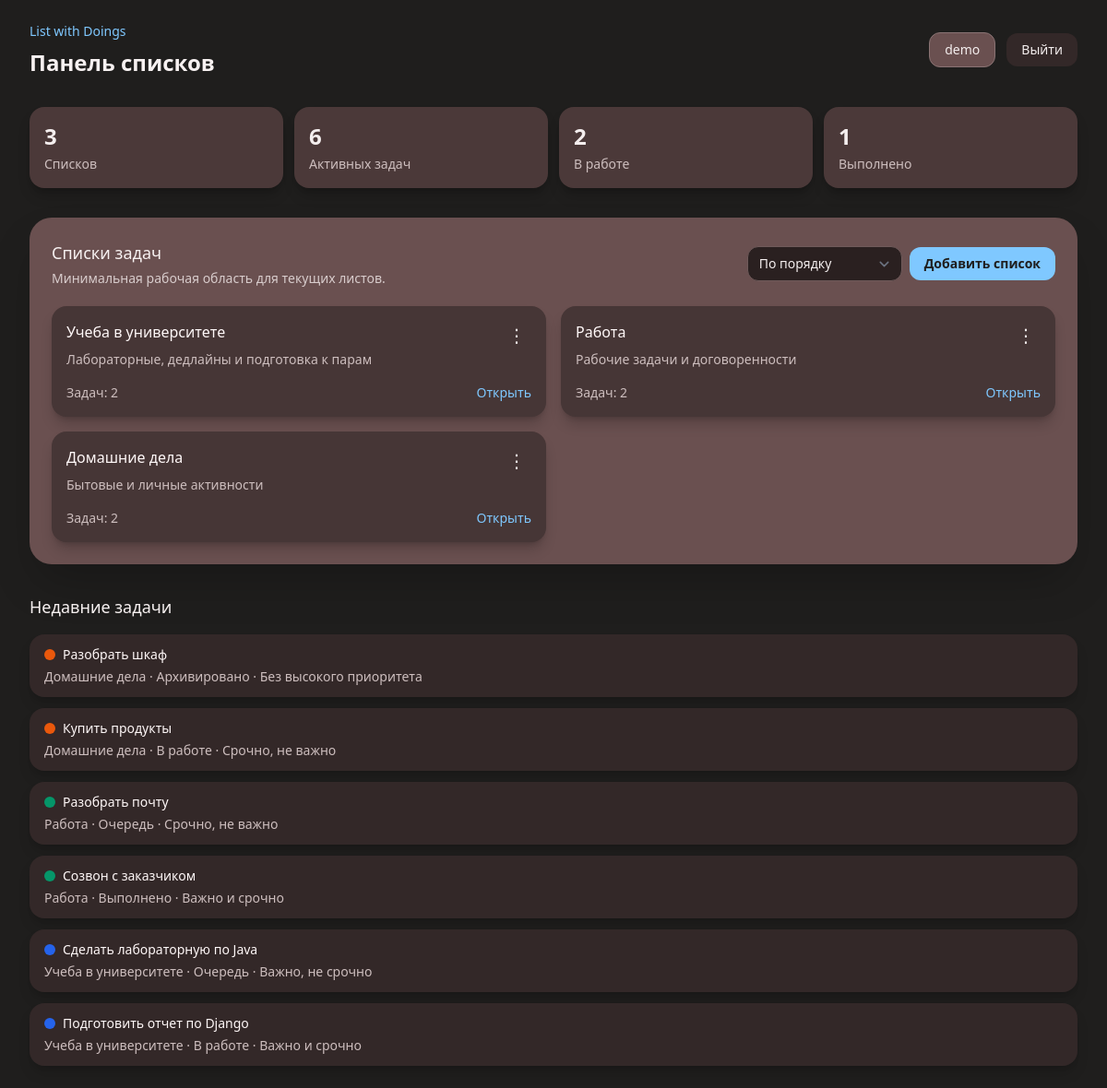
The app's page / (signed in), older data.
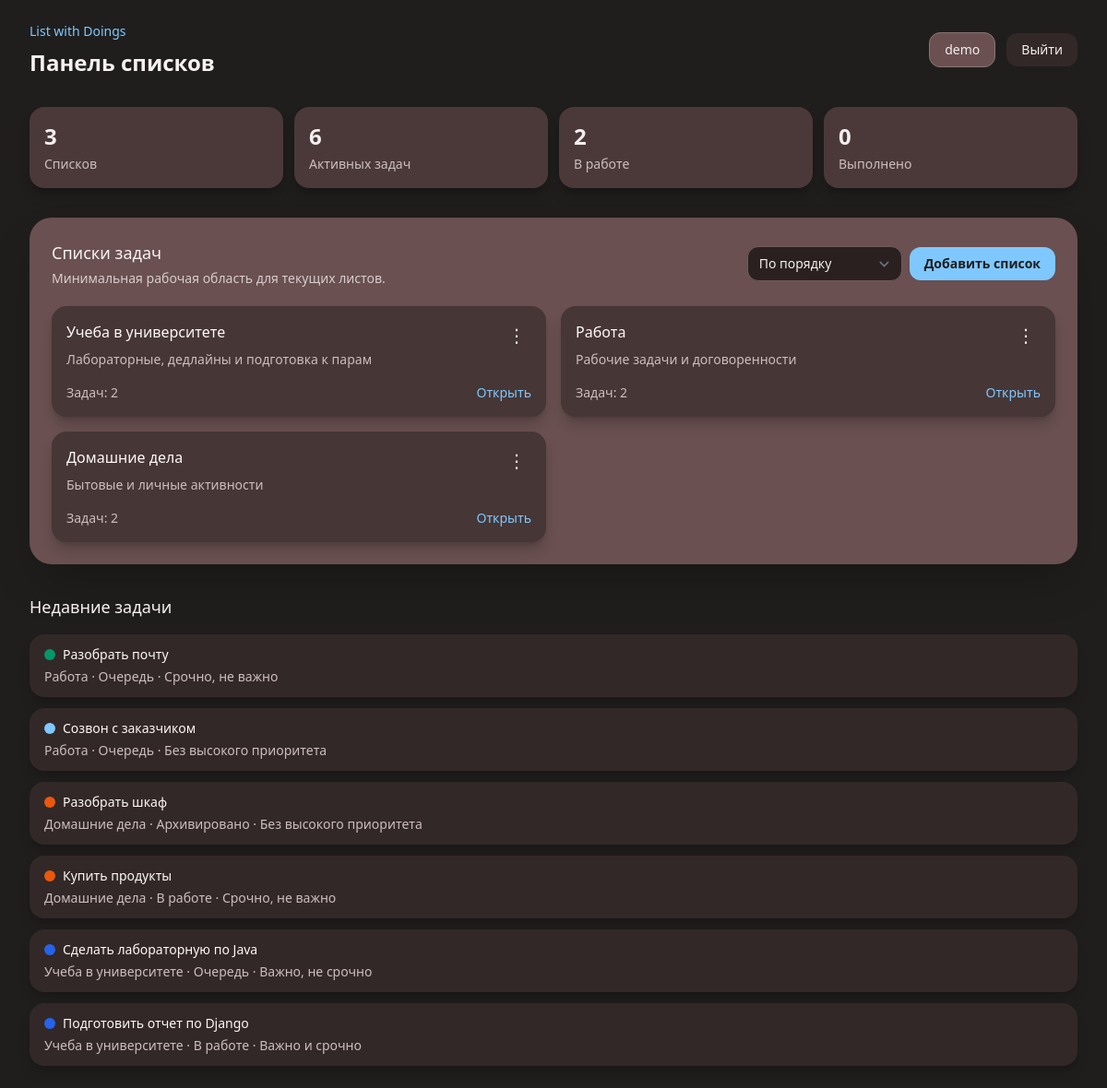
The same page, newer data.
### tasks/models.py (models this page shows, shortened)
class TodoList(models.Model):
    user = models.ForeignKey(
        TodoUser,
        on_delete=models.CASCADE,
        related_name='todo_lists',
        verbose_name='Пользователь',
    )
    title = models.CharField(max_length=200, verbose_name='Название')
    description = models.TextField(blank=True, verbose_name='Описание')
    color = models.CharField(max_length=7, blank=True, verbose_name='Цвет')
    position = models.PositiveIntegerField(default=0, verbose_name='Позиция')
    is_archived = models.BooleanField(default=False, verbose_name='В архиве')
    created_at = models.DateTimeField(auto_now_add=True, verbose_name='Создан')
    updated_at = models.DateTimeField(auto_now=True, verbose_name='Обновлен')
    class Meta:
        verbose_name = 'Список задач'
        verbose_name_plural = 'Списки задач'
        ordering = ['position', 'title']
        constraints = [
            models.UniqueConstraint(
                fields=['user', 'title'],
                name='unique_todo_list_title_per_user',
            ),
        ]
        indexes = [
            models.Index(fields=['user'], name='todo_list_user_idx'),
            models.Index(fields=['user', 'is_archived'], name='todo_list_user_arch_idx'),
        ]

class Task(models.Model):
    class Status(models.TextChoices):
        QUEUE = 'queue', 'Очередь'
        IN_PROGRESS = 'in_progress', 'В работе'
        DONE = 'done', 'Выполнено'
        ARCHIVED = 'archived', 'Архивировано'
    user = models.ForeignKey(
        TodoUser,
        on_delete=models.CASCADE,
        related_name='tasks',
        verbose_name='Пользователь',
    )
    todo_list = models.ForeignKey(
        TodoList,
        on_delete=models.CASCADE,
        related_name='tasks',
        verbose_name='Список задач',
    )
    title = models.CharField(max_length=255, verbose_name='Заголовок')
    description = models.TextField(blank=True, verbose_name='Описание')
    color = models.CharField(max_length=7, blank=True, verbose_name='Цвет')
    status = models.CharField(
        max_length=20,
        choices=Status.choices,
        default=Status.QUEUE,
        verbose_name='Статус',
    )
    position = models.PositiveIntegerField(default=0, verbose_name='Позиция')
    is_important = models.BooleanField(default=False, verbose_name='Важно')
    is_urgent = models.BooleanField(default=False, verbose_name='Срочно')
    start_date = models.DateTimeField(null=True, blank=True, verbose_name='Дата старта')
    due_date = models.DateTimeField(null=True, blank=True, verbose_name='Дедлайн')
    completed_at = models.DateTimeField(null=True, blank=True, verbose_name='Завершена')
    archived_at = models.DateTimeField(null=True, blank=True, verbose_name='Архивирована')
    is_deleted = models.BooleanField(default=False, verbose_name='Удалена')
    deleted_at = models.DateTimeField(null=True, blank=True, verbose_name='Удалена в')
    created_at = models.DateTimeField(auto_now_add=True, verbose_name='Создана')
    updated_at = models.DateTimeField(auto_now=True, verbose_name='Обновлена')
    class Meta:
        verbose_name = 'Задача'
        verbose_name_plural = 'Задачи'
        ordering = ['todo_list__position', 'status', 'position', '-created_at']
        constraints = [
            models.UniqueConstraint(
                fields=['todo_list', 'status', 'position'],
                condition=Q(is_deleted=False),
                name='unique_task_position_per_status',
            ),
            models.CheckConstraint(
                check=Q(position__gte=0),
                name='task_position_gte_0',
            ),
        ]
        indexes = [
            models.Index(fields=['user', 'status'], name='task_user_status_idx'),
            models.Index(fields=['todo_list', 'status'], name='task_list_status_idx'),
            models.Index(
                fields=['user', 'is_important', 'is_urgent'],
                name='task_priority_matrix_idx',
            ),
        ]
    @property
    def priority_label(self) -> str:
        if self.is_important and self.is_urgent:
            return 'Важно и срочно'
        if self.is_important:
            return 'Важно, не срочно'
        if self.is_urgent:
            return 'Срочно, не важно'
        return 'Без высокого приоритета'

### tasks/views.py (the view, shortened to what this page needs)
# urls.py: path('', DashboardView.as_view(), name='dashboard'),
class DashboardView(View):
    template_name = 'tasks/dashboard.html'
    list_sort_options = {
        'position': ('position', 'title'),
        'title': ('title',),
        'created': ('-created_at',),
        'updated': ('-updated_at',),
        'tasks': ('-task_count', 'title'),
    }
    def get(self, request):
        if not request.user.is_authenticated:
            return redirect('tasks:auth')
        return render(
            request,
            self.template_name,
            self.get_context(request.user, todo_list_form=TodoListForm(user=request.user)),
        )
    def get_context(
        self,
        user,
        todo_list_form,
        edit_todo_list_form=None,
        is_create_list_form_open=False,
        is_edit_list_form_open=False,
        edit_todo_list_id=None,
    ):
        list_sort = self.list_sort_options.get(
            self.request_sort(user) if hasattr(self, 'request') else 'position',
            self.list_sort_options['position'],
        )
        todo_lists = (
            TodoList.objects.filter(user=user, is_archived=False)
            .annotate(task_count=Count('tasks'))
            .order_by(*list_sort)
        )
        recent_tasks = (
            Task.objects.filter(user=user, is_deleted=False)
            .select_related('todo_list')
            .order_by('-updated_at')[:8]
        )
        context = {
            'user_obj': user,
            'todo_lists': todo_lists,
            'recent_tasks': recent_tasks,
            'stats': {
                'lists': todo_lists.count(),
                'tasks': Task.objects.filter(user=user, is_deleted=False).count(),
                'in_progress': Task.objects.filter(
                    user=user,
                    status=Task.Status.IN_PROGRESS,
                    is_deleted=False,
                ).count(),
                'done': Task.objects.filter(
                    user=user,
                    status=Task.Status.DONE,
                    is_deleted=False,
                ).count(),
            },
            'todo_list_form': todo_list_form,
            'edit_todo_list_form': edit_todo_list_form
            or TodoListForm(user=user, prefix='edit_list'),
            'is_create_list_form_open': is_create_list_form_open,
            'is_edit_list_form_open': is_edit_list_form_open,
            'edit_todo_list_id': edit_todo_list_id,
            'list_sort': self.request_sort(user) if hasattr(self, 'request') else 'position',
        }
        return context
    def dispatch(self, request, *args, **kwargs):
        self.request = request
        return super().dispatch(request, *args, **kwargs)
    def request_sort(self, user):
        sort = self.request.GET.get('list_sort', 'position')
        if sort not in self.list_sort_options:
            return 'position'
        return sort

### tasks/templates/tasks/dashboard.html (shortened to what the changed rows need)
{% extends "base_layout.html" %}
{% block content %}
<main class="min-h-screen bg-[#1f1e1d] px-4 py-6 text-[#f4eeee] sm:px-6 lg:px-8">
    <div class="mx-auto max-w-6xl">
        <header class="mb-8 flex items-center justify-between">
            <div>
                <h1 class="mt-2 text-2xl font-semibold tracking-normal text-[#f7f1f1]">Панель списков</h1>
            </div>
        </header>
        {% if user_obj %}
            <section class="mb-8 grid gap-3 sm:grid-cols-2 lg:grid-cols-4">
                <div class="rounded-2xl bg-[#4b3939] p-4 shadow-lg shadow-black/20">
                    <strong class="text-2xl font-semibold">{{ stats.lists }}</strong>
                    <p class="mt-1 text-sm text-[#cdbebe]">Списков</p>
                </div>
                <div class="rounded-2xl bg-[#4b3939] p-4 shadow-lg shadow-black/20">
                    <strong class="text-2xl font-semibold">{{ stats.tasks }}</strong>
                    <p class="mt-1 text-sm text-[#cdbebe]">Активных задач</p>
                </div>
                <div class="rounded-2xl bg-[#4b3939] p-4 shadow-lg shadow-black/20">
                    <strong class="text-2xl font-semibold">{{ stats.in_progress }}</strong>
                    <p class="mt-1 text-sm text-[#cdbebe]">В работе</p>
                </div>
                <div class="rounded-2xl bg-[#4b3939] p-4 shadow-lg shadow-black/20">
                    <strong class="text-2xl font-semibold">{{ stats.done }}</strong>
                    <p class="mt-1 text-sm text-[#cdbebe]">Выполнено</p>
                </div>
            </section>
            <section class="rounded-3xl bg-[#6a5050] p-4 shadow-2xl shadow-black/25 sm:p-6">
                <div class="mb-5 flex items-center justify-between gap-4">
                    <div>
                        <h2 class="text-lg font-medium text-[#f7f1f1]">Списки задач</h2>
                        <p class="mt-1 text-sm text-[#d8cccc]">Минимальная рабочая область для текущих листов.</p>
                    </div>
                    <div class="flex flex-col gap-2 sm:flex-row sm:items-center">
                        <form method="get">
                            <select class="rounded-xl border border-[#6f5a5a] bg-[#2a2020] px-3 py-2 text-sm text-[#f4eeee] focus:border-[#7fc8ff] focus:outline-none focus:ring-1 focus:ring-[#7fc8ff]" name="list_sort" onchange="this.form.submit()">
                                <option value="position" {% if list_sort == 'position' %}selected{% endif %}>По порядку</option>
                            </select>
                        </form>
                        <button class="rounded-xl bg-[#7fc8ff] px-4 py-2 text-sm font-semibold text-[#1f1e1d] transition hover:bg-[#9bd6ff]" type="button" data-open-list-form>
                            Добавить список
                        </button>
                    </div>
                </div>
                <div class="grid gap-4 md:grid-cols-2">
                    {% for todo_list in todo_lists %}
                        <article class="relative rounded-2xl bg-[#463636] p-4 shadow-lg shadow-black/20">
                            <div class="flex items-start justify-between gap-3">
                                <div class="min-w-0">
                                    <h3 class="truncate text-base font-medium text-[#fff8f8]">{{ todo_list.title }}</h3>
                                    <p class="mt-2 line-clamp-2 text-sm text-[#cdbebe]">{{ todo_list.description|default:"Без описания" }}</p>
                                </div>
                                <div class="relative shrink-0">
                                    <button class="flex h-8 w-8 items-center justify-center rounded-lg text-xl leading-none text-[#f4eeee] transition hover:bg-[#5b4545]" type="button" aria-label="Опции списка" data-options-button>&#8942;</button>
                                </div>
                            </div>
                            <div class="mt-4 flex items-center justify-between gap-3 text-sm">
                                <span class="text-[#cdbebe]">Задач: {{ todo_list.task_count }}</span>
                                <a class="font-medium text-[#7fc8ff] hover:text-[#9bd6ff]" href="{% url 'tasks:list_detail' todo_list.pk %}">Открыть</a>
                            </div>
                        </article>
                    {% empty %}
                        <div class="rounded-2xl bg-[#463636] p-5 text-sm text-[#cdbebe]">Пока нет списков.</div>
                    {% endfor %}
                </div>
            </section>
            <section class="mt-8">
                <h2 class="mb-4 text-lg font-medium text-[#f7f1f1]">Недавние задачи</h2>
                <div class="grid gap-3">
                    {% for task in recent_tasks %}
                        <article class="rounded-2xl bg-[#332828] px-4 py-3 shadow-lg shadow-black/15">
                            <div class="flex items-center gap-2">
                                <span class="h-3 w-3 shrink-0 rounded-full" style="background-color: {{ task.color|default:task.todo_list.color|default:'#7fc8ff' }};"></span>
                                <strong class="text-sm font-medium text-[#fff8f8]">{{ task.title }}</strong>
                            </div>
                            <p class="mt-1 text-sm text-[#cdbebe]">{{ task.todo_list.title }} · {{ task.get_status_display }} · {{ task.priority_label }}</p>
                        </article>
                    {% empty %}
                        <div class="rounded-2xl bg-[#332828] px-4 py-3 text-sm text-[#cdbebe]">Пока нет задач.</div>
                    {% endfor %}
                </div>
            </section>
        {% else %}
            <div class="rounded-2xl bg-[#4b3939] p-5 text-[#cdbebe]">Демо-данные пока не созданы. Выполни команду <code>seed_demo</code>.</div>
        {% endif %}
    </div>
</main>
{% endblock content %}

Row changes from the older to the newer data that the page shows:
changed Task "Разобрать почту": moves up the list
changed Task "Созвон с заказчиком": color empty → "#7fc8ff" (drawn); status "Выполнено" → "Очередь"; priority_label "Важно и срочно" → "Без высокого приоритета"; moves up the list
Text that changed along with them:
{{ stats.done }}: "1" → "0"
